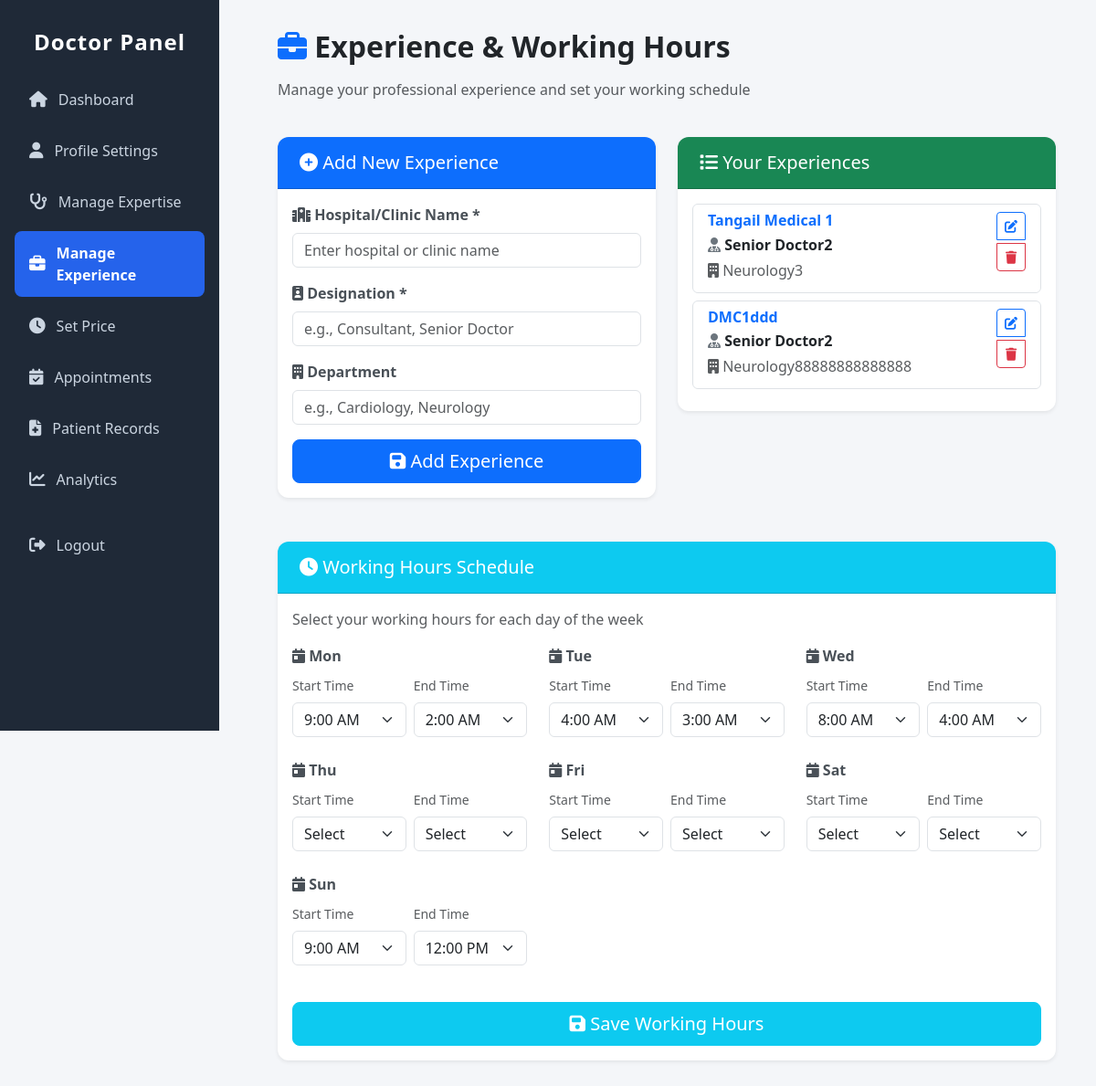
The app's page /users/doctor/experience/ (signed in), older data.
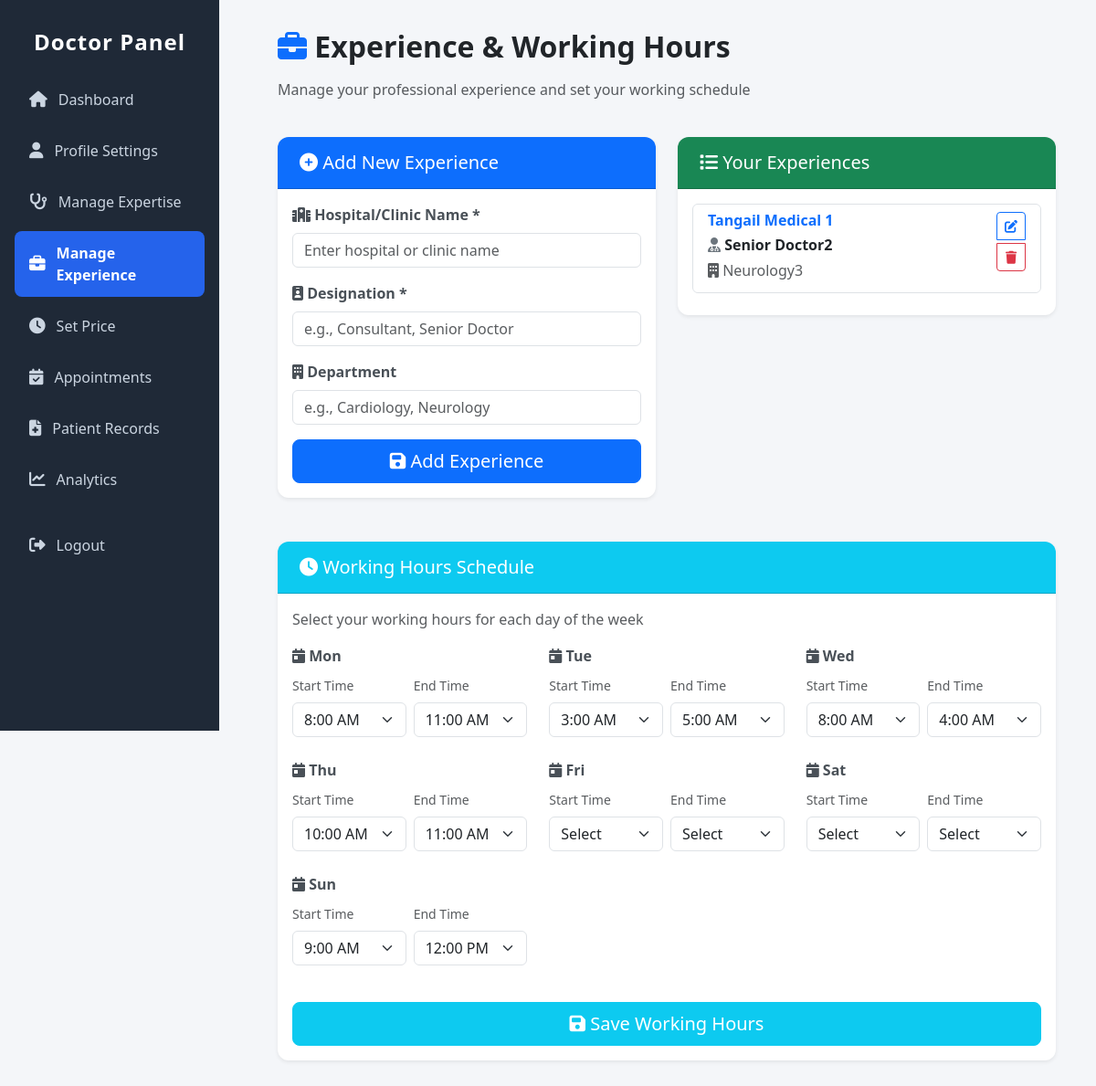
The same page, newer data.
### doctor/models.py (models this page shows, shortened)
class DoctorExperience(models.Model):
    doctor = models.ForeignKey(Doctor, on_delete=models.CASCADE, related_name='experiences')
    hospital_name = models.CharField(max_length=255)
    designation = models.CharField(max_length=255)
    department = models.CharField(max_length=255, blank=True, null=True)

### doctor/views.py (the view, shortened to what this page needs)
# urls.py: path('experience/', views.doctor_experience_manage, name='experience_manage'),
@login_required
def doctor_experience_manage(request, exp_id=None):
    doctor = get_object_or_404(Doctor, user=request.user)
    experiences = doctor.experiences.all()
    working_hours = doctor.working_hours or {}
    experience = None
    if exp_id:
        experience = get_object_or_404(DoctorExperience, id=exp_id, doctor=doctor)
    context = {
        "experiences": experiences,
        "experience": experience,
        "days": DAYS_OF_WEEK,
        "working_hours": working_hours,
    }
    return render(request, "doctor/experience_manage.html", context)

### doctor/templates/doctor/experience_manage.html (shortened to what the changed rows need)
{% extends 'doctor/doctor_sidebar.html' %}
{% load static %}
{% block content %}
<div class="container-fluid">
  <div class="row mb-4">
    <div class="col-12">
      <h2 class="fw-bold mb-3">
        <i class="fa-solid fa-briefcase text-primary"></i> Experience & Working Hours
      </h2>
    </div>
  </div>
  <div class="row">
    <div class="col-lg-6 mb-4">
      <div class="card shadow-sm border-0">
        <div class="card-body">
          {% if experiences %}
            <div class="list-group">
              {% for exp in experiences %}
                <div class="list-group-item mb-2 border rounded">
                  <div class="d-flex justify-content-between align-items-start">
                    <div class="flex-grow-1">
                      <h6 class="mb-1 fw-bold text-primary">{{ exp.hospital_name }}</h6>
                      <p class="mb-1">
                        <i class="fa-solid fa-user-md text-secondary"></i>
                        <strong>{{ exp.designation }}</strong>
                      </p>
                      {% if exp.department %}
                        <p class="mb-1 text-muted">
                          <i class="fa-solid fa-building"></i> {{ exp.department }}
                        </p>
                      {% endif %}
                    </div>
                    <div class="btn-group-vertical" role="group">
                      <a
                        href="{% url 'doctor:experience_edit' exp.id %}"
                        class="btn btn-sm btn-outline-primary"
                        title="Edit"
                      >
                        <i class="fa-solid fa-edit"></i>
                      </a>
                      <a
                        href="{% url 'doctor:experience_delete' exp.id %}"
                        class="btn btn-sm btn-outline-danger"
                        onclick="return confirm('Are you sure you want to delete this experience?')"
                        title="Delete"
                      >
                        <i class="fa-solid fa-trash"></i>
                      </a>
                    </div>
                  </div>
                </div>
              {% endfor %}
            </div>
          {% else %}
            <div class="text-center py-4">
              <i class="fa-solid fa-inbox fa-3x text-muted mb-3"></i>
              <p class="text-muted">No experience added yet. Add your first experience above.</p>
            </div>
          {% endif %}
        </div>
      </div>
    </div>
  </div>
  <div class="row mt-4">
    <div class="col-12">
      <div class="card shadow-sm border-0">
        <div class="card-body">
          <form method="POST">
            <div class="row">
              {% for day in days %}
                <div class="col-md-6 col-lg-4 mb-4">
                  <label class="form-label fw-semibold">
                    <i class="fa-solid fa-calendar-day"></i> {{ day }}
                  </label>
                  <div class="row g-2">
                    <div class="col-6">
                      <label for="wh_{{ day }}_start" class="form-label text-muted small">Start Time</label>
                      <select class="form-select" id="wh_{{ day }}_start" name="wh_{{ day }}_start">
                        <option value="">Select</option>
                        <option value="3:00 AM">3:00 AM</option>
                        <option value="4:00 AM">4:00 AM</option>
                        <option value="8:00 AM">8:00 AM</option>
                        <option value="9:00 AM">9:00 AM</option>
                        <option value="10:00 AM">10:00 AM</option>
                      </select>
                    </div>
                    <div class="col-6">
                      <label for="wh_{{ day }}_end" class="form-label text-muted small">End Time</label>
                      <select class="form-select" id="wh_{{ day }}_end" name="wh_{{ day }}_end">
                        <option value="">Select</option>
                        <option value="2:00 AM">2:00 AM</option>
                        <option value="3:00 AM">3:00 AM</option>
                        <option value="4:00 AM">4:00 AM</option>
                        <option value="5:00 AM">5:00 AM</option>
                        <option value="11:00 AM">11:00 AM</option>
                        <option value="12:00 PM">12:00 PM</option>
                      </select>
                    </div>
                  </div>
                </div>
              {% endfor %}
            </div>
          </form>
        </div>
      </div>
    </div>
  </div>
</div>
{% endblock %}

Row changes from the older to the newer data that the page shows:
removed DoctorExperience: hospital_name "DMC1ddd", designation "Senior Doctor2", department "Neurology88888888888888"
Text that changed along with them:
form field value: "9:00 AM" → "8:00 AM"
form field value: "2:00 AM" → "11:00 AM"
form field value: "4:00 AM" → "3:00 AM"
form field value: "3:00 AM" → "5:00 AM"
form field value: "Select" → "10:00 AM"
form field value: "Select" → "11:00 AM"
